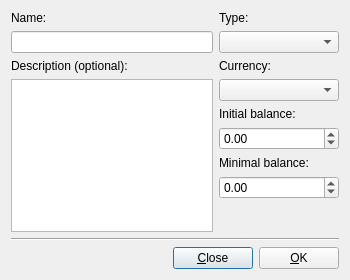
<?xml version="1.0" encoding="UTF-8"?>
<ui version="4.0">
 <class>EditAccountDialog</class>
 <widget class="QDialog" name="EditAccountDialog">
  <property name="geometry">
   <rect>
    <x>0</x>
    <y>0</y>
    <width>350</width>
    <height>280</height>
   </rect>
  </property>
  <property name="minimumSize">
   <size>
    <width>320</width>
    <height>260</height>
   </size>
  </property>
  <property name="windowTitle">
   <string>Edit account</string>
  </property>
  <property name="modal">
   <bool>true</bool>
  </property>
  <layout class="QVBoxLayout" name="vlMain">
   <item>
    <layout class="QHBoxLayout" name="hlContent">
     <item>
      <layout class="QVBoxLayout" name="vlContent1">
       <item>
        <widget class="QLabel" name="labelName">
         <property name="text">
          <string>Name:</string>
         </property>
        </widget>
       </item>
       <item>
        <widget class="QLineEdit" name="eName"/>
       </item>
       <item>
        <widget class="QLabel" name="labelDescription">
         <property name="text">
          <string>Description (optional):</string>
         </property>
        </widget>
       </item>
       <item>
        <widget class="QTextEdit" name="eDescription"/>
       </item>
      </layout>
     </item>
     <item>
      <layout class="QVBoxLayout" name="vlContent2">
       <item>
        <widget class="QLabel" name="labelType">
         <property name="text">
          <string>Type:</string>
         </property>
        </widget>
       </item>
       <item>
        <widget class="QComboBox" name="cbType">
         <property name="minimumSize">
          <size>
           <width>120</width>
           <height>0</height>
          </size>
         </property>
        </widget>
       </item>
       <item>
        <widget class="QLabel" name="labelCurrency">
         <property name="text">
          <string>Currency:</string>
         </property>
        </widget>
       </item>
       <item>
        <widget class="QComboBox" name="cbCurrency"/>
       </item>
       <item>
        <widget class="QLabel" name="labelInitialBalance">
         <property name="text">
          <string>Initial balance:</string>
         </property>
        </widget>
       </item>
       <item>
        <widget class="QDoubleSpinBox" name="sbInitialBalance">
         <property name="minimum">
          <double>-1000000.000000000000000</double>
         </property>
         <property name="maximum">
          <double>1000000.000000000000000</double>
         </property>
        </widget>
       </item>
       <item>
        <widget class="QLabel" name="labelMinimalBalance">
         <property name="text">
          <string>Minimal balance:</string>
         </property>
        </widget>
       </item>
       <item>
        <widget class="QDoubleSpinBox" name="sbMinimalBalance">
         <property name="minimum">
          <double>-1000000.000000000000000</double>
         </property>
         <property name="maximum">
          <double>1000000.000000000000000</double>
         </property>
        </widget>
       </item>
       <item>
        <spacer name="vsContent2">
         <property name="orientation">
          <enum>Qt::Vertical</enum>
         </property>
         <property name="sizeHint" stdset="0">
          <size>
           <width>20</width>
           <height>40</height>
          </size>
         </property>
        </spacer>
       </item>
      </layout>
     </item>
    </layout>
   </item>
   <item>
    <widget class="Line" name="lineMain">
     <property name="orientation">
      <enum>Qt::Horizontal</enum>
     </property>
    </widget>
   </item>
   <item>
    <layout class="QHBoxLayout" name="hlFooter">
     <item>
      <spacer name="hsFooter">
       <property name="orientation">
        <enum>Qt::Horizontal</enum>
       </property>
       <property name="sizeHint" stdset="0">
        <size>
         <width>40</width>
         <height>20</height>
        </size>
       </property>
      </spacer>
     </item>
     <item>
      <widget class="QPushButton" name="bClose">
       <property name="text">
        <string>&amp;Close</string>
       </property>
      </widget>
     </item>
     <item>
      <widget class="QPushButton" name="bOk">
       <property name="text">
        <string>&amp;OK</string>
       </property>
      </widget>
     </item>
    </layout>
   </item>
  </layout>
 </widget>
 <resources/>
 <connections>
  <connection>
   <sender>bClose</sender>
   <signal>clicked()</signal>
   <receiver>EditAccountDialog</receiver>
   <slot>reject()</slot>
   <hints>
    <hint type="sourcelabel">
     <x>206</x>
     <y>226</y>
    </hint>
    <hint type="destinationlabel">
     <x>174</x>
     <y>124</y>
    </hint>
   </hints>
  </connection>
 </connections>
</ui>
